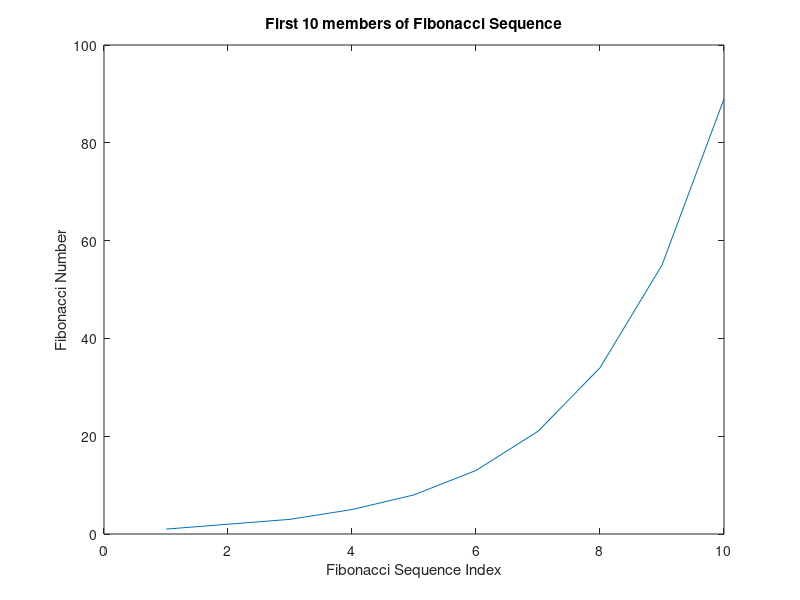
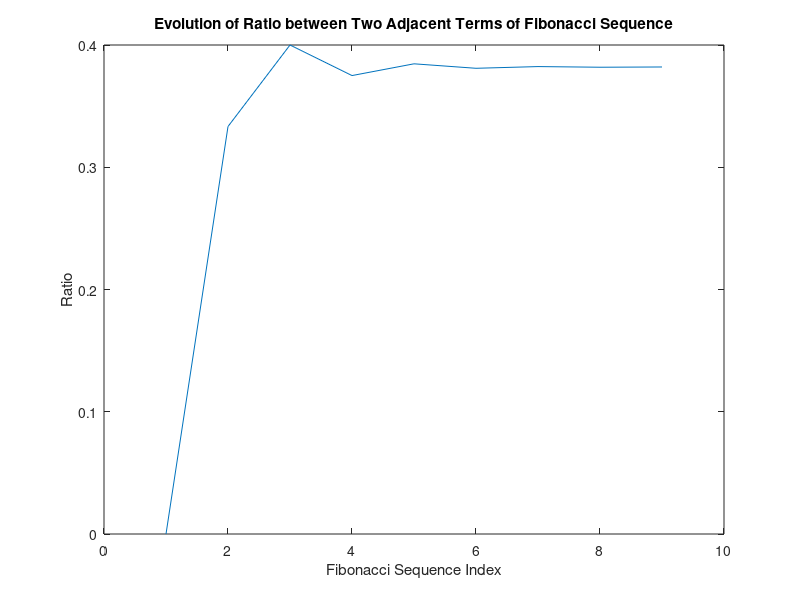

These figures' MATLAB source, in order:
% Math 529L WS1 
% 1/12
% Jun Ikeda

%% In-Class Problems
clear; close; clc

fibSeq = ones(1,10);
fibSeq(2) = 2;

for i = 3:length(fibSeq)
    fibSeq(i) = fibSeq(i-2) + fibSeq(i-1);
end

figure
plot(fibSeq)
title("First 10 members of Fibonacci Sequence")
xlabel("Fibonacci Sequence Index")
ylabel("Fibonacci Number")

fibSeqRat = zeros(1,length(fibSeq)-1);
for i = 2:length(fibSeq)-1
    fibSeqRat(i) = fibSeq(i-1)/fibSeq(i+1);
end

figure
plot(1:length(fibSeqRat),fibSeqRat)
title("Evolution of Ratio between Two Adjacent Terms of Fibonacci Sequence")
xlabel("Fibonacci Sequence Index")
ylabel("Ratio")

function C = matrixMult(A,B)
    if size(A,2) == size(B,1)
        C = A*B;
    else
        fprint("Multiplication is not valid")
    end
end